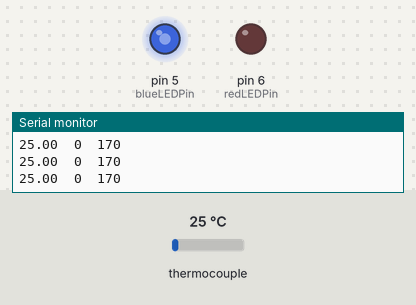
Recording of a sketch running on a simulated Arduino Uno, built with avr-gcc and run on an emulated ATmega328P. Shown: output pins drawn as LEDs (lit = HIGH), the last lines printed to the serial monitor. Inputs (shaded band) come from the test bench; at power-on: thermocouple 25 °C.

Above: at 1.7 s.
1.8 s: thermocouple set to 6 °C
At 3.1 s:
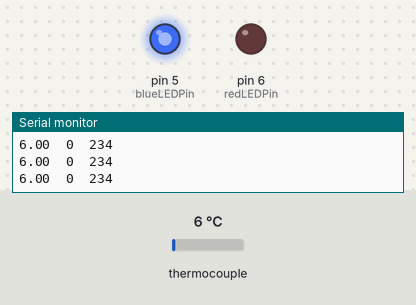
3.4 s: thermocouple set to 75 °C
At 5.0 s:
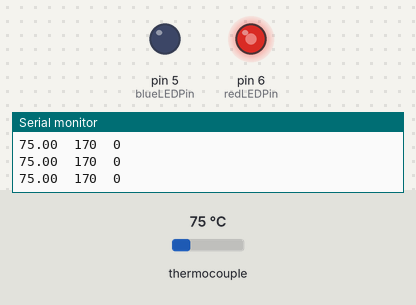
Timing chart, 0 to 6.5 s (numbered marks = the images above; inputs shaded):
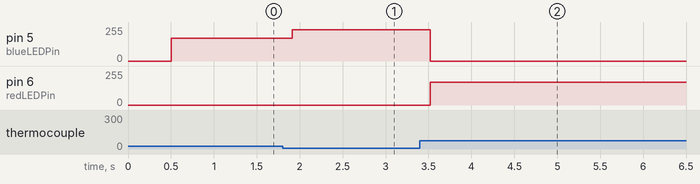

The sketch:

Arduino_Workshop_Temp_Sensor_Example.ino
```cpp
// by Dr. Marra from EN.530.116 Spring 2022 MechE Freshman Lab II
// modified by Eleanor O'Callaghan

//Include library for TC board (this library includes custom functions that we'll use)
#include "max6675.h"

// thermocouple uses a communication prptocol called SPI (serial peripheral interface)
// SPI required 3 connections to Arduino
const int SO = 8; //Looks like "90" on the TC board
const int CS = 9;
const int CLK = 10; //"SCK" on the TC board

float degreeCelsius;

const int redLEDPin = 6;
float redLEDVoltage;
int redLEDPWMOutput; //Voltage level between 0 (0v) and 255 (5v)

const int blueLEDPin = 5;
float blueLEDVoltage;
int blueLEDPWMOutput; //Voltage level between 0 (0v) and 255 (5v)

MAX6675 thermoCouple(CLK, CS, SO); // set up thermocouple and tell Arduino which pins are in use
// Note: this line means that we don't need to use pinMode() to set up the thermocouple connections

void setup() {
  Serial.begin(9600);
  delay(500); // give the MAX a little time to settle
  pinMode(redLEDPin, OUTPUT);
  pinMode(blueLEDPin, OUTPUT);
}

void loop() {
  degreeCelsius = thermoCouple.readCelsius(); // Read the temperature in Celsius
  blueLEDVoltage = 0.0;
  redLEDVoltage = 0.0;

  if (degreeCelsius < 75) { //
    blueLEDVoltage = (-5. / 75.) * degreeCelsius + 5.0;
    // blue LED should decrease linearly from full brightness to
    // off for 0-75 deg C, then shut off completely for 75+ deg C
  }

  if (degreeCelsius > 25) {
    redLEDVoltage = (5. / 75.) * degreeCelsius - 5.0 / 3.0;
    // blue LED should decrease linearly from full brightness to
    // off for 0-75 deg C, then shut off completely for 75+ deg C
  }

  // convert 0-5v to 0-255 PWM
  blueLEDPWMOutput = 255. * blueLEDVoltage / 5.;
  redLEDPWMOutput = 255. * redLEDVoltage / 5.;

  analogWrite(redLEDPin, redLEDPWMOutput);
  analogWrite(blueLEDPin, blueLEDPWMOutput);

  Serial.print(degreeCelsius);
  Serial.print("\t");
  Serial.print(redLEDPWMOutput);
  Serial.print("\t");
  Serial.print(blueLEDPWMOutput);
  Serial.println();

  delay(200); //Don't decrease this, or board may not work
}
```

Measured:
- after the input at 1.8 s, pin 5 (blueLEDPin): 170/255 → 234/255 after 0.11 s
- after the input at 3.4 s, pin 5 (blueLEDPin): 234/255 → 0/255 after 0.12 s; pin 6 (redLEDPin): 0/255 → 170/255 after 0.12 s
